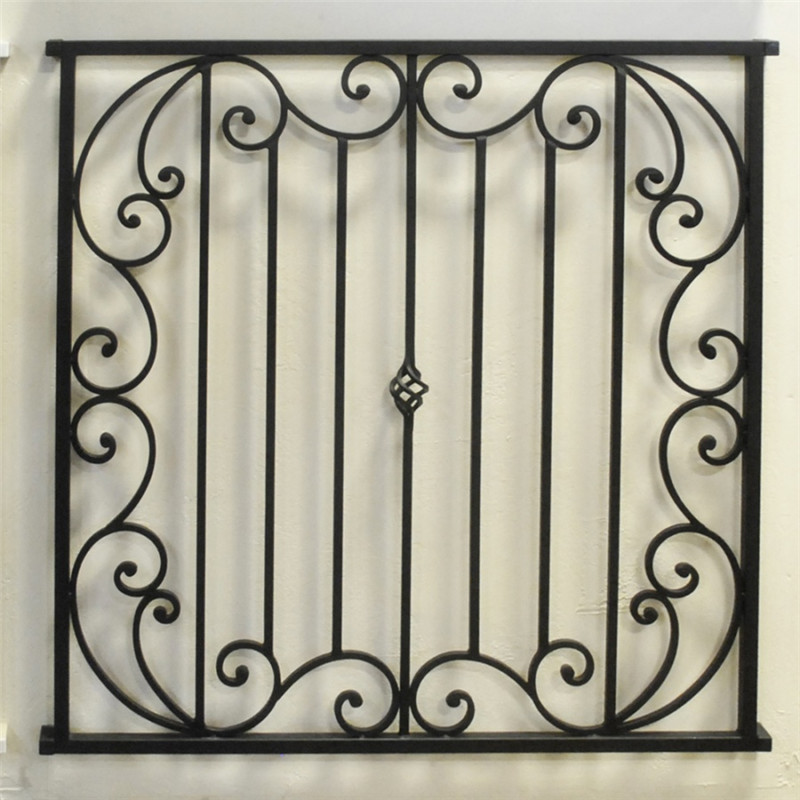
#> input picture image1.jpg, 800 x 800 px, given in place of path4.jpg, which was not available
$ jupyter execute --allow-errors extract_path_algorithm.ipynb   (shell and % lines are left out)   (text cells are left out)
#> lines starting #> are read from the running program, lines starting #| are printed output that depends on the picture; pictures that were not available may be replaced by others from this repository, and a replacement may not be noted
[cell 1]
import numpy as np
from matplotlib import pyplot as plt
from numpy import invert, ndarray ,pi
import numpy
import skimage
from matplotlib import collections as mc
from matplotlib.animation import FuncAnimation
import matplotlib.animation as ani
from skimage.io import imread
import skimage.transform


im1=imread('/content/drive/MyDrive/research paper/path4.jpg')
#> im1 is the input picture: shape (800, 800, 3); mean R, G, B 166.8, 163.8, 148.4
img=im1

T=0


try:

 img=skimage.color.rgb2gray(img)
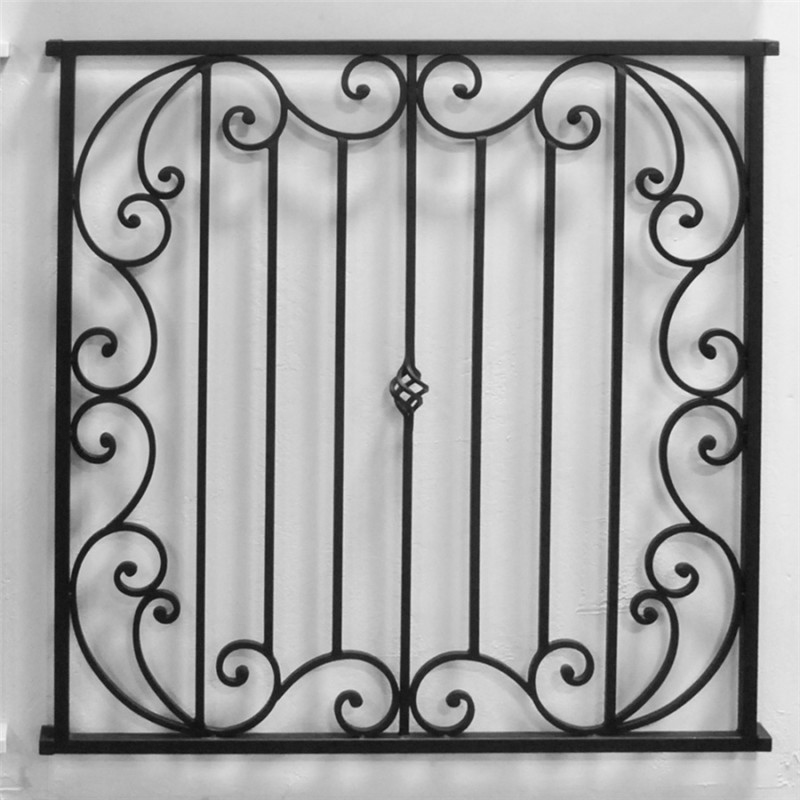
#> img: shape (800, 800) float64; min 0.0445, max 0.985, mean 0.641
 imgg=img

except:
 print("An exception occurred")

sig=0.01

print(img.shape)
#| (800, 800)
a,b=img.shape
#> a = 800; b = 800
#resize the image :
#######################################################
scale1=300
sca=scale1/(a**2+b**2)**.5
#> sca = 0.265
img = skimage.transform.resize(img, (int(a*sca), int(b*sca)),anti_aliasing=False)
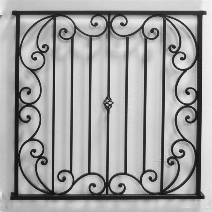
#> img: shape (212, 212) float64; min 0.0666, max 0.969, mean 0.641
img1=img

a,b=img.shape
#> a = 212; b = 212

sizeim=img.shape
#> sizeim = (212, 212)

#> (the rest of this cell did not finish here and is left out)

[cell 2]
from google.colab import drive
drive.mount('/content/drive')

[cell 3]

import numpy as np
import matplotlib.pyplot as plt
import seaborn as sns

# create a figure and axes
#fig = plt.figure(figsize=(7,7))
fig, ax = plt.subplots(figsize=(10,10))

# set up the subplots as needed

#ax.set_xlim(( 0, b))
#ax.set_ylim((0, a))
ax.imshow(imgg,cmap='gray')

# create objects that will change in the animation. These are
# initially empty, and will be given new values for each frame
# in the animation.

line1, = ax.plot([], [], 'r.', ms=20)     # ax.plot returns a list of 2D line objects
line2, = ax.plot([], [], 'o', ms=15)
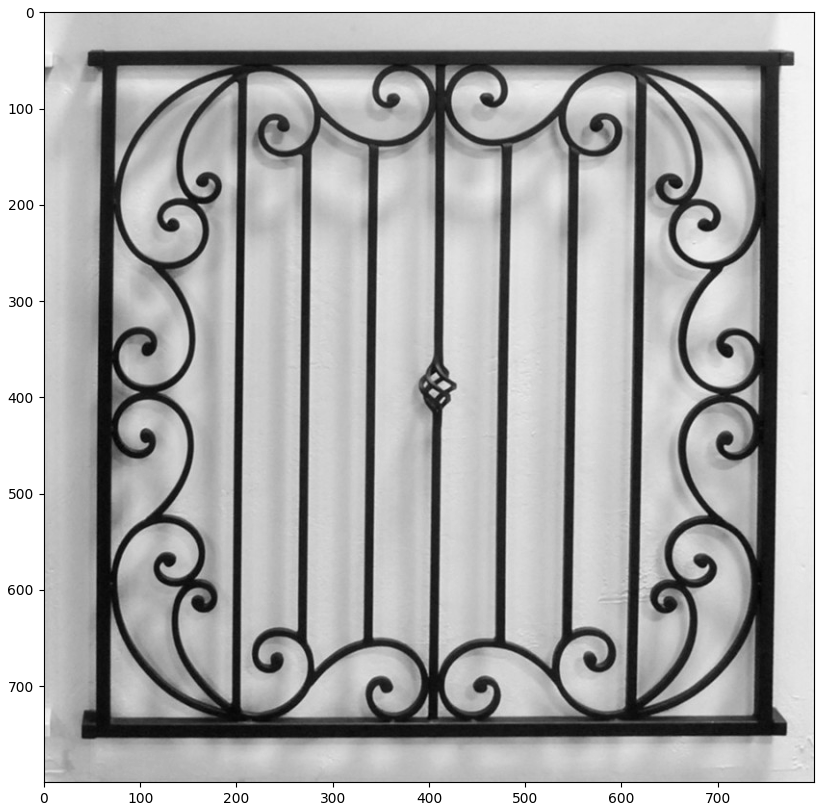
#> figure drawn by matplotlib, 1 panel
